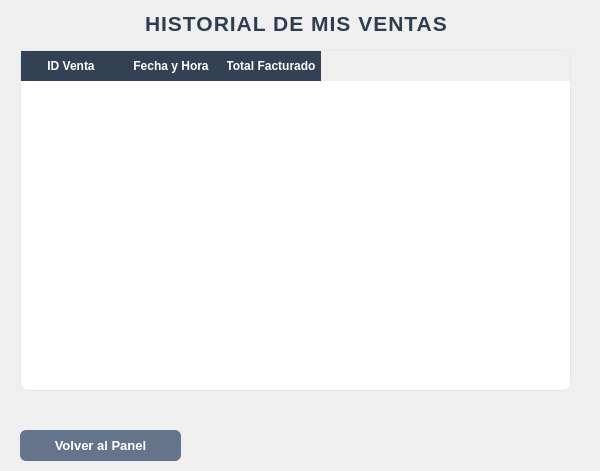
<?xml version="1.0" encoding="UTF-8"?>
<ui version="4.0">
 <class>FormMisVentas</class>
 <widget class="QWidget" name="FormMisVentas">
  <property name="minimumSize">
   <size>
    <width>600</width>
    <height>450</height>
   </size>
  </property>
  <property name="windowTitle">
   <string>Form</string>
  </property>
  <property name="layoutDirection">
   <enum>Qt::LayoutDirection::LeftToRight</enum>
  </property>
  <property name="styleSheet">
   <string notr="true">/* Estilo General de la Ventana */
QWidget#Form {
    background-color: #F8FAF6; /* Un blanco roto/claro muy elegante */
}


QLabel#label {
    color: #2C3E50;
    font-size: 18px;
    font-weight: bold;
    letter-spacing: 1px;
    margin-bottom: 10px;
}

/* Estilo para las etiquetas de texto (Nombre, Usuario, etc.) */
QLabel {
    color: #4A5568;
    font-size: 13px;
    font-weight: bold;
}

/* Campos de Texto e Inputs */
QLineEdit, QComboBox {
    background-color: #FFFFFF;
    border: 1px solid #CBD5E1;
    border-radius: 6px;
    padding: 5px 10px;
    font-size: 13px;
    color: #334155;
}

QLineEdit:focus, QComboBox:focus {
    border: 2px 
}

/* La Tabla de Usuarios */
QTableWidget {
    background-color: #FFFFFF;
    border: 1px solid #E2E8F0;
    border-radius: 8px;
    gridline-color: #FF9100;
    font-size: 13px;
}

QHeaderView::section {
    background-color: #334155; /* Cabecera oscura para contraste pro */
    color: #FFFFFF;
    padding: 6px;
    font-weight: bold;
    border: none;
}

/* --- ESTILOS DE LOS BOTONES --- */

/* Botón Crear (Naranja Corporativo) */
QPushButton#btn_registrar {
    background-color: #FF9100;
    color: #FFFFFF;
    border: none;
    border-radius: 6px;
    font-weight: bold;
    font-size: 13px;
}
QPushButton#btn_registrar:hover {
    background-color: #FB8C00;
}

/* Botón Eliminar (Gris/Rojo sutil de advertencia) */
QPushButton#btn_eliminar {
    background-color: #FEE2E2; /* Fondo rojo muy clarito */
    color: #EF4444; /* Texto rojo */
    border: 1px solid #FCA5A5;
    border-radius: 6px;
    font-weight: bold;
    font-size: 13px;
}
QPushButton#btn_eliminar:hover {
    background-color: #EF4444;
    color: #FFFFFF;
}

/* Botón Volver (Estilo elegante y neutro) */
QPushButton#btn_volver {
    background-color: #64748B; /* Gris slate */
    color: #FFFFFF;
    border: none;
    border-radius: 6px;
    font-weight: bold;
    font-size: 13px;
}
QPushButton#btn_volver:hover {
    background-color: #475569;
}

</string>
  </property>
  <widget class="QLabel" name="label">
   <property name="geometry">
    <rect>
     <x>140</x>
     <y>10</y>
     <width>306</width>
     <height>38</height>
    </rect>
   </property>
   <property name="text">
    <string>&lt;html&gt;&lt;head/&gt;&lt;body&gt;&lt;p&gt;&lt;span style=&quot; font-size:16pt;&quot;&gt;HISTORIAL DE MIS VENTAS&lt;/span&gt;&lt;/p&gt;&lt;/body&gt;&lt;/html&gt;</string>
   </property>
  </widget>
  <widget class="QTableWidget" name="tablaVentas">
   <property name="geometry">
    <rect>
     <x>20</x>
     <y>50</y>
     <width>551</width>
     <height>341</height>
    </rect>
   </property>
   <column>
    <property name="text">
     <string>ID Venta</string>
    </property>
   </column>
   <column>
    <property name="text">
     <string>Fecha y Hora</string>
    </property>
   </column>
   <column>
    <property name="text">
     <string>Total Facturado</string>
    </property>
   </column>
  </widget>
  <widget class="QPushButton" name="btn_volver">
   <property name="geometry">
    <rect>
     <x>20</x>
     <y>430</y>
     <width>161</width>
     <height>31</height>
    </rect>
   </property>
   <property name="minimumSize">
    <size>
     <width>0</width>
     <height>0</height>
    </size>
   </property>
   <property name="text">
    <string>Volver al Panel</string>
   </property>
  </widget>
 </widget>
 <resources/>
 <connections/>
</ui>
